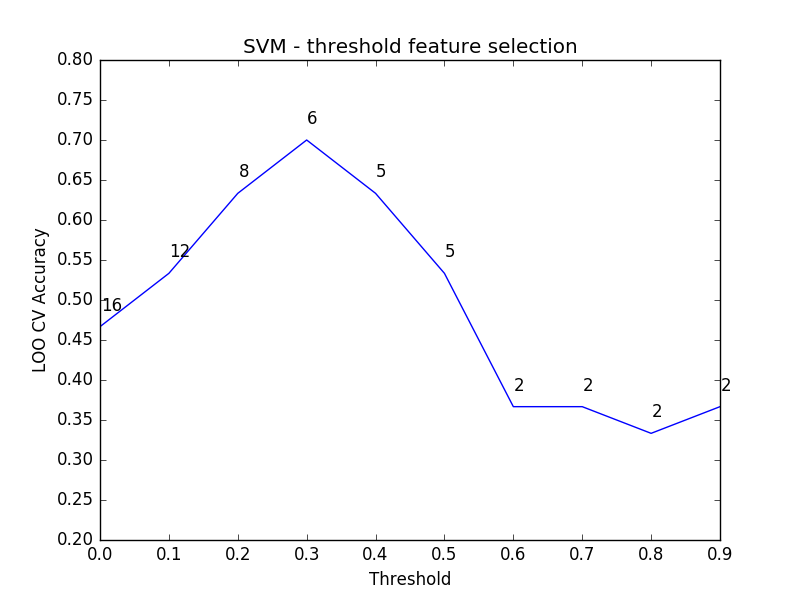

The Python source for this figure:
#   author: Giangiacomo Mercatali
#   email:  giangiacomo.mercatali@postgrad.manchester.ac.uk

from sklearn.svm import SVC
from sklearn import linear_model
from sklearn import cross_validation
from sklearn.feature_selection import SelectFromModel
from sklearn.pipeline import Pipeline

# Import data
import numpy as np
from stav_datasets import spectr
X,y=np.array(spectr['data']), np.array(spectr['target'])
means=[]
stds=[]
num_features=[]

# SVM linear classifier
lsvm = SVC(kernel='linear')
logreg = linear_model.LogisticRegression(penalty='l1')

# Meta-transformer for selecting features based on importance of SVM weights
sfm = SelectFromModel(estimator = lsvm)

# Pipeline including feature selection and classification
p = Pipeline([ ('fs', sfm), ('svc', logreg) ])

# K-Folds cross validation iterator on k = 30 (CV Leave One Out)
kfcv = cross_validation.KFold(30, 30)

# select subset of features on varying threshold and test the accuracy on CV LOO
for i in np.arange(0,1,0.1):
    p.set_params(fs__threshold = i)
    scores = cross_validation.cross_val_score(p,X,y,cv=kfcv, scoring='accuracy')
    means.append(scores.mean())
    stds.append(scores.std())
    num_features.append(sfm.fit_transform(X,y).shape[1])

# Plot
import matplotlib.pyplot as plt

plt.figure(1)
plt.clf()
ind=0

for i in np.arange(0,1,0.1):
    str1=str(num_features[ind])
    plt.annotate(str1, xy=(i, means[ind]), xytext=(i+0.001, means[ind]+0.02 ) )
    ind = ind + 1

plt.plot(np.arange(0,1,0.1),means)
plt.yticks(np.arange(0.2, 0.8, 0.05))
plt.title('SVM - threshold feature selection')
plt.ylabel('LOO CV Accuracy')
plt.xlabel('Threshold')
plt.show()
plt.savefig('svm feature selection.png', format='png')
